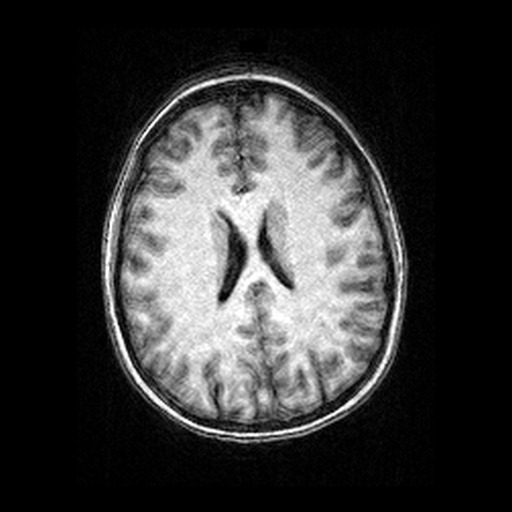
#> input picture pic 1.jpg, 512 x 512 px
$ python test_gradcam.py 'pic 1.jpg'
#> lines starting #> are read from the running program, lines starting #| are printed output that depends on the picture
### src/model.py
CLASSES = ["glioma", "meningioma", "notumor", "pituitary"]

def predict(pil_img) -> dict:
    """STUB: fake answer. Real model comes later."""
    return {"glioma": 0.05, "meningioma": 0.86, "notumor": 0.04, "pituitary": 0.05}

### src/gradcam.py
import numpy as np

def explain(pil_img, cls: str) -> dict:
    """STUB: fake heatmap and box (224x224 space)."""
    return {
        "overlay": np.zeros((224, 224, 3), dtype=np.uint8),
        "box": [60, 50, 150, 140],
        "area_frac": 0.2,
        "contour": None,
    }

### test_gradcam.py
import sys
from PIL import Image
import matplotlib.pyplot as plt
from src.model import predict
from src.gradcam import explain

img = Image.open(sys.argv[1])
#> img is the input picture: PIL image 512x512 RGB; min 0, max 255, mean 52.9
probs = predict(img)
#> probs = {'glioma': 0.05, 'meningioma': 0.86, 'notumor': 0.04, 'pituitary': 0.05}
top = max(probs, key=probs.get)
#> top = 'meningioma'
print(probs, "->", top)
#| {'glioma': 0.05, 'meningioma': 0.86, 'notumor': 0.04, 'pituitary': 0.05} -> meningioma

out = explain(img, top)
#> out = 4 items
print("box:", out["box"], "area_frac:", out["area_frac"])
#| box: [60, 50, 150, 140] area_frac: 0.2

fig, ax = plt.subplots(1, 2, figsize=(8, 4))
ax[0].imshow(img.convert("RGB").resize((224, 224))); ax[0].set_title("Original")
ax[1].imshow(out["overlay"]); ax[1].set_title(f"{top} ({probs[top]:.0%})")
for a in ax: a.axis("off")
plt.savefig("example.png", dpi=150, bbox_inches="tight")
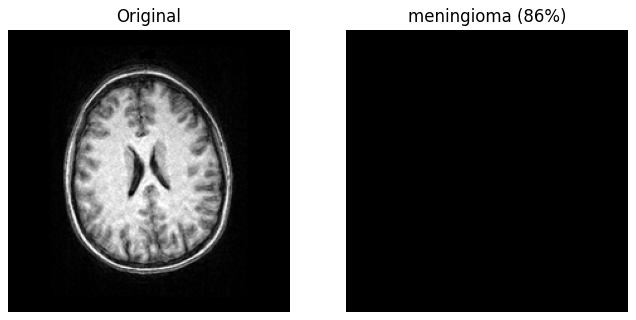
#> figure drawn by matplotlib, 2 panels
print("saved example.png")

$ run again, on pic13.jpg
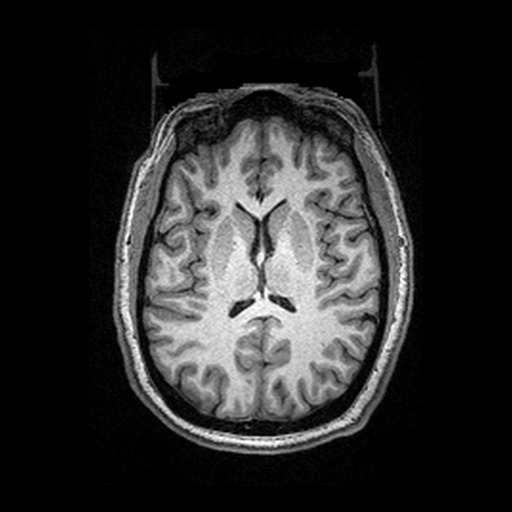
#> input picture pic13.jpg, 512 x 512 px
#> img is the input picture: PIL image 512x512 RGB; min 0, max 255, mean 42.9
#> probs = {'glioma': 0.05, 'meningioma': 0.86, 'notumor': 0.04, 'pituitary': 0.05}
#> top = 'meningioma'
#| {'glioma': 0.05, 'meningioma': 0.86, 'notumor': 0.04, 'pituitary': 0.05} -> meningioma
#> out = 4 items
#| box: [60, 50, 150, 140] area_frac: 0.2
#> `plt.savefig("example.png", dpi=150, bbox_inches="tight")`:
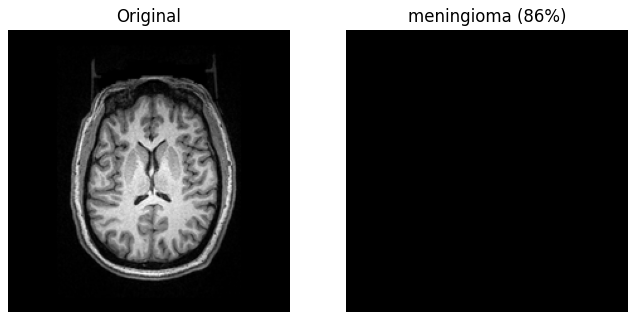
#> figure drawn by matplotlib, 2 panels
